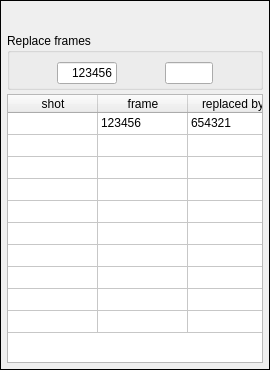
<?xml version="1.0" encoding="UTF-8"?>
<ui version="4.0">
 <class>widget_replace</class>
 <widget class="QWidget" name="widget_replace">
  <property name="geometry">
   <rect>
    <x>0</x>
    <y>0</y>
    <width>270</width>
    <height>370</height>
   </rect>
  </property>
  <property name="sizePolicy">
   <sizepolicy hsizetype="Preferred" vsizetype="Fixed">
    <horstretch>0</horstretch>
    <verstretch>0</verstretch>
   </sizepolicy>
  </property>
  <property name="minimumSize">
   <size>
    <width>0</width>
    <height>370</height>
   </size>
  </property>
  <layout class="QVBoxLayout" name="mainLayout">
   <property name="spacing">
    <number>0</number>
   </property>
   <property name="leftMargin">
    <number>0</number>
   </property>
   <property name="topMargin">
    <number>0</number>
   </property>
   <property name="rightMargin">
    <number>0</number>
   </property>
   <property name="bottomMargin">
    <number>0</number>
   </property>
   <item>
    <widget class="QFrame" name="frame">
     <property name="frameShape">
      <enum>QFrame::Panel</enum>
     </property>
     <property name="frameShadow">
      <enum>QFrame::Plain</enum>
     </property>
     <layout class="QVBoxLayout" name="verticalLayout_2">
      <property name="spacing">
       <number>4</number>
      </property>
      <property name="leftMargin">
       <number>6</number>
      </property>
      <property name="topMargin">
       <number>6</number>
      </property>
      <property name="rightMargin">
       <number>6</number>
      </property>
      <property name="bottomMargin">
       <number>6</number>
      </property>
      <item>
       <layout class="QHBoxLayout" name="horizontalLayout">
        <property name="spacing">
         <number>3</number>
        </property>
        <item>
         <widget class="QPushButton" name="pushButton_set_preview">
          <property name="sizePolicy">
           <sizepolicy hsizetype="Maximum" vsizetype="Maximum">
            <horstretch>0</horstretch>
            <verstretch>0</verstretch>
           </sizepolicy>
          </property>
          <property name="text">
           <string/>
          </property>
          <property name="icon">
           <iconset>
            <normaloff>icons/grey/eye.svg</normaloff>
            <normalon>icons/blue/eye.svg</normalon>
            <disabledoff>icons/grey/eye.svg</disabledoff>
            <disabledon>icons/grey/eye.svg</disabledon>icons/grey/eye.svg</iconset>
          </property>
          <property name="checkable">
           <bool>true</bool>
          </property>
          <property name="flat">
           <bool>true</bool>
          </property>
         </widget>
        </item>
        <item>
         <spacer name="horizontalSpacer">
          <property name="orientation">
           <enum>Qt::Horizontal</enum>
          </property>
          <property name="sizeHint" stdset="0">
           <size>
            <width>5</width>
            <height>20</height>
           </size>
          </property>
         </spacer>
        </item>
        <item>
         <widget class="QPushButton" name="pushButton_discard">
          <property name="sizePolicy">
           <sizepolicy hsizetype="Maximum" vsizetype="Maximum">
            <horstretch>0</horstretch>
            <verstretch>0</verstretch>
           </sizepolicy>
          </property>
          <property name="text">
           <string/>
          </property>
          <property name="icon">
           <iconset>
            <normaloff>icons/grey/undo.svg</normaloff>
            <normalon>icons/purple/undo.svg</normalon>icons/grey/undo.svg</iconset>
          </property>
          <property name="checkable">
           <bool>false</bool>
          </property>
          <property name="autoDefault">
           <bool>false</bool>
          </property>
          <property name="flat">
           <bool>true</bool>
          </property>
         </widget>
        </item>
        <item>
         <widget class="QPushButton" name="pushButton_save">
          <property name="sizePolicy">
           <sizepolicy hsizetype="Maximum" vsizetype="Maximum">
            <horstretch>0</horstretch>
            <verstretch>0</verstretch>
           </sizepolicy>
          </property>
          <property name="text">
           <string/>
          </property>
          <property name="icon">
           <iconset>
            <normaloff>icons/purple/save.svg</normaloff>icons/purple/save.svg</iconset>
          </property>
          <property name="checkable">
           <bool>false</bool>
          </property>
          <property name="autoDefault">
           <bool>false</bool>
          </property>
          <property name="flat">
           <bool>true</bool>
          </property>
         </widget>
        </item>
        <item>
         <widget class="QPushButton" name="pushButton_close">
          <property name="sizePolicy">
           <sizepolicy hsizetype="Maximum" vsizetype="Maximum">
            <horstretch>0</horstretch>
            <verstretch>0</verstretch>
           </sizepolicy>
          </property>
          <property name="text">
           <string/>
          </property>
          <property name="icon">
           <iconset>
            <normaloff>icons/grey/x-square.svg</normaloff>
            <normalon>icons/purple/x-square.svg</normalon>icons/grey/x-square.svg</iconset>
          </property>
          <property name="checkable">
           <bool>false</bool>
          </property>
          <property name="autoDefault">
           <bool>false</bool>
          </property>
          <property name="flat">
           <bool>true</bool>
          </property>
         </widget>
        </item>
       </layout>
      </item>
      <item>
       <widget class="QGroupBox" name="groupBox_replace">
        <property name="sizePolicy">
         <sizepolicy hsizetype="Maximum" vsizetype="Preferred">
          <horstretch>0</horstretch>
          <verstretch>0</verstretch>
         </sizepolicy>
        </property>
        <property name="title">
         <string>Replace frames</string>
        </property>
        <property name="checkable">
         <bool>false</bool>
        </property>
        <property name="checked">
         <bool>false</bool>
        </property>
        <layout class="QHBoxLayout" name="horizontalLayout_2">
         <property name="spacing">
          <number>4</number>
         </property>
         <property name="leftMargin">
          <number>3</number>
         </property>
         <property name="topMargin">
          <number>9</number>
         </property>
         <property name="rightMargin">
          <number>3</number>
         </property>
         <property name="bottomMargin">
          <number>3</number>
         </property>
         <item>
          <widget class="QPushButton" name="pushButton_copy">
           <property name="maximumSize">
            <size>
             <width>70</width>
             <height>16777215</height>
            </size>
           </property>
           <property name="text">
            <string/>
           </property>
           <property name="icon">
            <iconset>
             <normaloff>icons/blue/copy.svg</normaloff>icons/blue/copy.svg</iconset>
           </property>
           <property name="flat">
            <bool>true</bool>
           </property>
          </widget>
         </item>
         <item>
          <widget class="QLineEdit" name="lineEdit_frame_no">
           <property name="sizePolicy">
            <sizepolicy hsizetype="Maximum" vsizetype="Fixed">
             <horstretch>0</horstretch>
             <verstretch>0</verstretch>
            </sizepolicy>
           </property>
           <property name="minimumSize">
            <size>
             <width>60</width>
             <height>0</height>
            </size>
           </property>
           <property name="maximumSize">
            <size>
             <width>70</width>
             <height>16777215</height>
            </size>
           </property>
           <property name="text">
            <string>123456</string>
           </property>
           <property name="alignment">
            <set>Qt::AlignRight|Qt::AlignTrailing|Qt::AlignVCenter</set>
           </property>
           <property name="readOnly">
            <bool>true</bool>
           </property>
          </widget>
         </item>
         <item>
          <widget class="QPushButton" name="pushButton_paste">
           <property name="text">
            <string/>
           </property>
           <property name="icon">
            <iconset>
             <normaloff>icons/grey/arrow-left.svg</normaloff>
             <normalon>icons/blue/arrow-left.svg</normalon>icons/grey/arrow-left.svg</iconset>
           </property>
           <property name="flat">
            <bool>true</bool>
           </property>
          </widget>
         </item>
         <item>
          <widget class="QLineEdit" name="lineEdit_replaced_by">
           <property name="sizePolicy">
            <sizepolicy hsizetype="Maximum" vsizetype="Fixed">
             <horstretch>0</horstretch>
             <verstretch>0</verstretch>
            </sizepolicy>
           </property>
           <property name="maximumSize">
            <size>
             <width>70</width>
             <height>16777215</height>
            </size>
           </property>
           <property name="alignment">
            <set>Qt::AlignRight|Qt::AlignTrailing|Qt::AlignVCenter</set>
           </property>
           <property name="readOnly">
            <bool>true</bool>
           </property>
          </widget>
         </item>
         <item>
          <widget class="QPushButton" name="pushButton_remove">
           <property name="text">
            <string/>
           </property>
           <property name="icon">
            <iconset>
             <normaloff>icons/grey/eraser.svg</normaloff>
             <normalon>icons/blue/eraser.svg</normalon>icons/grey/eraser.svg</iconset>
           </property>
           <property name="flat">
            <bool>true</bool>
           </property>
          </widget>
         </item>
        </layout>
       </widget>
      </item>
      <item>
       <widget class="QTableWidget" name="tableWidget_replace">
        <property name="sizePolicy">
         <sizepolicy hsizetype="MinimumExpanding" vsizetype="Expanding">
          <horstretch>0</horstretch>
          <verstretch>0</verstretch>
         </sizepolicy>
        </property>
        <property name="frameShape">
         <enum>QFrame::StyledPanel</enum>
        </property>
        <property name="frameShadow">
         <enum>QFrame::Sunken</enum>
        </property>
        <property name="horizontalScrollBarPolicy">
         <enum>Qt::ScrollBarAlwaysOff</enum>
        </property>
        <property name="editTriggers">
         <set>QAbstractItemView::SelectedClicked</set>
        </property>
        <property name="showDropIndicator" stdset="0">
         <bool>false</bool>
        </property>
        <property name="dragDropOverwriteMode">
         <bool>false</bool>
        </property>
        <property name="selectionMode">
         <enum>QAbstractItemView::ContiguousSelection</enum>
        </property>
        <property name="selectionBehavior">
         <enum>QAbstractItemView::SelectRows</enum>
        </property>
        <property name="sortingEnabled">
         <bool>false</bool>
        </property>
        <property name="rowCount">
         <number>10</number>
        </property>
        <attribute name="horizontalHeaderDefaultSectionSize">
         <number>90</number>
        </attribute>
        <attribute name="horizontalHeaderStretchLastSection">
         <bool>true</bool>
        </attribute>
        <attribute name="verticalHeaderVisible">
         <bool>false</bool>
        </attribute>
        <attribute name="verticalHeaderMinimumSectionSize">
         <number>22</number>
        </attribute>
        <attribute name="verticalHeaderDefaultSectionSize">
         <number>22</number>
        </attribute>
        <row>
         <property name="text">
          <string>1</string>
         </property>
        </row>
        <row/>
        <row/>
        <row/>
        <row/>
        <row/>
        <row/>
        <row/>
        <row/>
        <row/>
        <column>
         <property name="text">
          <string>shot</string>
         </property>
        </column>
        <column>
         <property name="text">
          <string>frame</string>
         </property>
        </column>
        <column>
         <property name="text">
          <string>replaced by</string>
         </property>
        </column>
        <item row="0" column="1">
         <property name="text">
          <string>123456</string>
         </property>
        </item>
        <item row="0" column="2">
         <property name="text">
          <string>654321</string>
         </property>
        </item>
       </widget>
      </item>
     </layout>
    </widget>
   </item>
  </layout>
 </widget>
 <resources/>
 <connections/>
</ui>
